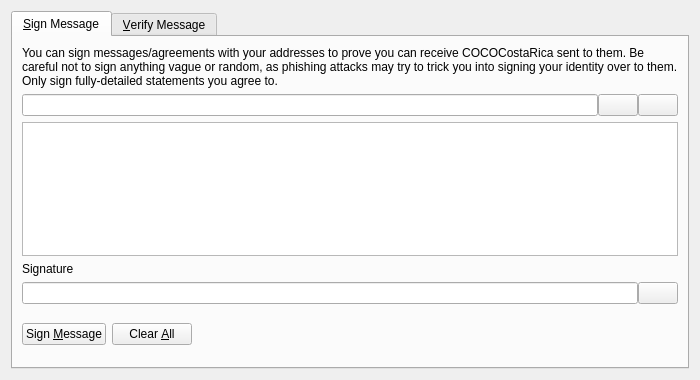
<?xml version="1.0" encoding="UTF-8"?>
<ui version="4.0">
 <class>SignVerifyMessageDialog</class>
 <widget class="QDialog" name="SignVerifyMessageDialog">
  <property name="geometry">
   <rect>
    <x>0</x>
    <y>0</y>
    <width>700</width>
    <height>380</height>
   </rect>
  </property>
  <property name="windowTitle">
   <string>Signatures - Sign / Verify a Message</string>
  </property>
  <property name="modal">
   <bool>true</bool>
  </property>
  <layout class="QVBoxLayout" name="verticalLayout">
   <item>
    <widget class="QTabWidget" name="tabWidget">
     <property name="currentIndex">
      <number>0</number>
     </property>
     <widget class="QWidget" name="tabSignMessage">
      <attribute name="title">
       <string>&amp;Sign Message</string>
      </attribute>
      <layout class="QVBoxLayout" name="verticalLayout_SM">
       <item>
        <widget class="QLabel" name="infoLabel_SM">
         <property name="text">
          <string>You can sign messages/agreements with your addresses to prove you can receive COCOCostaRica sent to them. Be careful not to sign anything vague or random, as phishing attacks may try to trick you into signing your identity over to them. Only sign fully-detailed statements you agree to.</string>
         </property>
         <property name="textFormat">
          <enum>Qt::PlainText</enum>
         </property>
         <property name="wordWrap">
          <bool>true</bool>
         </property>
        </widget>
       </item>
       <item>
        <layout class="QHBoxLayout" name="horizontalLayout_1_SM">
         <property name="spacing">
          <number>0</number>
         </property>
         <item>
          <widget class="QValidatedLineEdit" name="addressIn_SM">
           <property name="toolTip">
            <string>The COCOCostaRica address to sign the message with</string>
           </property>
          </widget>
         </item>
         <item>
          <widget class="QPushButton" name="addressBookButton_SM">
           <property name="toolTip">
            <string>Choose previously used address</string>
           </property>
           <property name="text">
            <string/>
           </property>
           <property name="shortcut">
            <string>Alt+A</string>
           </property>
           <property name="autoDefault">
            <bool>false</bool>
           </property>
          </widget>
         </item>
         <item>
          <widget class="QPushButton" name="pasteButton_SM">
           <property name="toolTip">
            <string>Paste address from clipboard</string>
           </property>
           <property name="text">
            <string/>
           </property>
           <property name="shortcut">
            <string>Alt+P</string>
           </property>
           <property name="autoDefault">
            <bool>false</bool>
           </property>
          </widget>
         </item>
        </layout>
       </item>
       <item>
        <widget class="QPlainTextEdit" name="messageIn_SM">
         <property name="toolTip">
          <string>Enter the message you want to sign here</string>
         </property>
        </widget>
       </item>
       <item>
        <widget class="QLabel" name="signatureLabel_SM">
         <property name="text">
          <string>Signature</string>
         </property>
         <property name="textFormat">
          <enum>Qt::PlainText</enum>
         </property>
        </widget>
       </item>
       <item>
        <layout class="QHBoxLayout" name="horizontalLayout_2_SM">
         <property name="spacing">
          <number>0</number>
         </property>
         <item>
          <widget class="QLineEdit" name="signatureOut_SM">
           <property name="font">
            <font>
             <italic>true</italic>
            </font>
           </property>
           <property name="readOnly">
            <bool>true</bool>
           </property>
          </widget>
         </item>
         <item>
          <widget class="QPushButton" name="copySignatureButton_SM">
           <property name="toolTip">
            <string>Copy the current signature to the system clipboard</string>
           </property>
           <property name="text">
            <string/>
           </property>
           <property name="autoDefault">
            <bool>false</bool>
           </property>
          </widget>
         </item>
        </layout>
       </item>
       <item>
        <layout class="QHBoxLayout" name="horizontalLayout_3_SM">
         <item>
          <widget class="QPushButton" name="signMessageButton_SM">
           <property name="toolTip">
            <string>Sign the message to prove you own this COCOCostaRica address</string>
           </property>
           <property name="text">
            <string>Sign &amp;Message</string>
           </property>
           <property name="autoDefault">
            <bool>false</bool>
           </property>
          </widget>
         </item>
         <item>
          <widget class="QPushButton" name="clearButton_SM">
           <property name="toolTip">
            <string>Reset all sign message fields</string>
           </property>
           <property name="text">
            <string>Clear &amp;All</string>
           </property>
           <property name="autoDefault">
            <bool>false</bool>
           </property>
          </widget>
         </item>
         <item>
          <spacer name="horizontalSpacer_1_SM">
           <property name="orientation">
            <enum>Qt::Horizontal</enum>
           </property>
           <property name="sizeHint" stdset="0">
            <size>
             <width>40</width>
             <height>48</height>
            </size>
           </property>
          </spacer>
         </item>
         <item>
          <widget class="QLabel" name="statusLabel_SM">
           <property name="font">
            <font>
             <weight>75</weight>
             <bold>true</bold>
            </font>
           </property>
           <property name="text">
            <string/>
           </property>
           <property name="wordWrap">
            <bool>true</bool>
           </property>
          </widget>
         </item>
         <item>
          <spacer name="horizontalSpacer_2_SM">
           <property name="orientation">
            <enum>Qt::Horizontal</enum>
           </property>
           <property name="sizeHint" stdset="0">
            <size>
             <width>40</width>
             <height>48</height>
            </size>
           </property>
          </spacer>
         </item>
        </layout>
       </item>
      </layout>
     </widget>
     <widget class="QWidget" name="tabVerifyMessage">
      <attribute name="title">
       <string>&amp;Verify Message</string>
      </attribute>
      <layout class="QVBoxLayout" name="verticalLayout_VM">
       <item>
        <widget class="QLabel" name="infoLabel_VM">
         <property name="text">
          <string>Enter the receiver's address, message (ensure you copy line breaks, spaces, tabs, etc. exactly) and signature below to verify the message. Be careful not to read more into the signature than what is in the signed message itself, to avoid being tricked by a man-in-the-middle attack. Note that this only proves the signing party receives with the address, it cannot prove sendership of any transaction!</string>
         </property>
         <property name="textFormat">
          <enum>Qt::PlainText</enum>
         </property>
         <property name="alignment">
          <set>Qt::AlignLeading|Qt::AlignLeft|Qt::AlignTop</set>
         </property>
         <property name="wordWrap">
          <bool>true</bool>
         </property>
        </widget>
       </item>
       <item>
        <layout class="QHBoxLayout" name="horizontalLayout_1_VM">
         <property name="spacing">
          <number>0</number>
         </property>
         <item>
          <widget class="QValidatedLineEdit" name="addressIn_VM">
           <property name="toolTip">
            <string>The COCOCostaRica address the message was signed with</string>
           </property>
          </widget>
         </item>
         <item>
          <widget class="QPushButton" name="addressBookButton_VM">
           <property name="toolTip">
            <string>Choose previously used address</string>
           </property>
           <property name="text">
            <string/>
           </property>
           <property name="shortcut">
            <string>Alt+A</string>
           </property>
           <property name="autoDefault">
            <bool>false</bool>
           </property>
          </widget>
         </item>
        </layout>
       </item>
       <item>
        <widget class="QPlainTextEdit" name="messageIn_VM"/>
       </item>
       <item>
        <widget class="QValidatedLineEdit" name="signatureIn_VM"/>
       </item>
       <item>
        <layout class="QHBoxLayout" name="horizontalLayout_2_VM">
         <item>
          <widget class="QPushButton" name="verifyMessageButton_VM">
           <property name="toolTip">
            <string>Verify the message to ensure it was signed with the specified COCOCostaRica address</string>
           </property>
           <property name="text">
            <string>Verify &amp;Message</string>
           </property>
           <property name="autoDefault">
            <bool>false</bool>
           </property>
          </widget>
         </item>
         <item>
          <widget class="QPushButton" name="clearButton_VM">
           <property name="toolTip">
            <string>Reset all verify message fields</string>
           </property>
           <property name="text">
            <string>Clear &amp;All</string>
           </property>
           <property name="autoDefault">
            <bool>false</bool>
           </property>
          </widget>
         </item>
         <item>
          <spacer name="horizontalSpacer_1_VM">
           <property name="orientation">
            <enum>Qt::Horizontal</enum>
           </property>
           <property name="sizeHint" stdset="0">
            <size>
             <width>40</width>
             <height>48</height>
            </size>
           </property>
          </spacer>
         </item>
         <item>
          <widget class="QLabel" name="statusLabel_VM">
           <property name="font">
            <font>
             <weight>75</weight>
             <bold>true</bold>
            </font>
           </property>
           <property name="text">
            <string/>
           </property>
           <property name="wordWrap">
            <bool>true</bool>
           </property>
          </widget>
         </item>
         <item>
          <spacer name="horizontalSpacer_2_VM">
           <property name="orientation">
            <enum>Qt::Horizontal</enum>
           </property>
           <property name="sizeHint" stdset="0">
            <size>
             <width>40</width>
             <height>48</height>
            </size>
           </property>
          </spacer>
         </item>
        </layout>
       </item>
      </layout>
     </widget>
    </widget>
   </item>
  </layout>
 </widget>
 <customwidgets>
  <customwidget>
   <class>QValidatedLineEdit</class>
   <extends>QLineEdit</extends>
   <header>qvalidatedlineedit.h</header>
  </customwidget>
 </customwidgets>
 <resources>
  <include location="../cococostarica.qrc"/>
 </resources>
 <connections/>
</ui>
